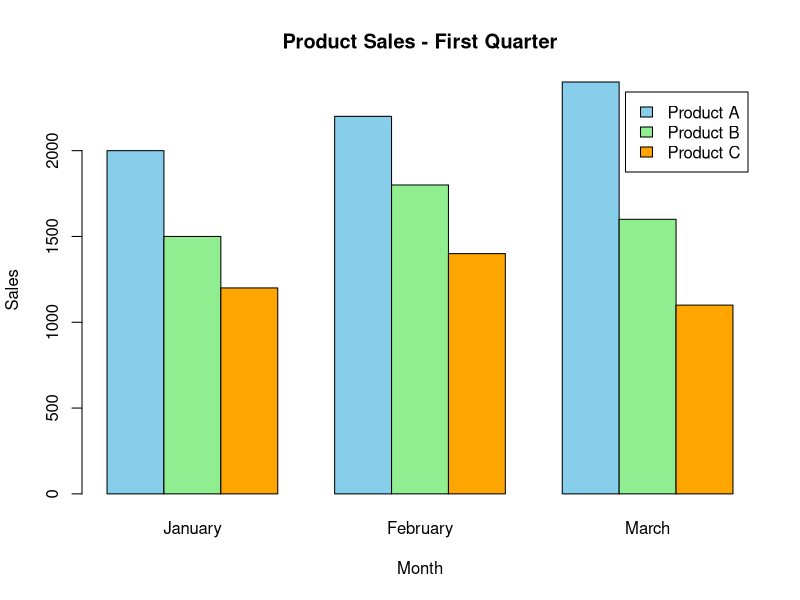

The R script that drew this image:
# Create product sales data
product <- c(
  "Product A",
  "Product B",
  "Product C"
)
sales <- matrix(
  c(
    2000, 2200, 2400,
    1500, 1800, 1600,
    1200, 1400, 1100
  ),
  nrow = 3,
  byrow = TRUE
)
# Add row and column names
rownames(sales) <- product
colnames(sales) <- c(
  "January",
  "February",
  "March"
)
# Create grouped bar chart
barplot(
  sales,
  beside = TRUE,
  names.arg = c(
    "January",
    "February",
    "March"
  ),
  xlab = "Month",
  ylab = "Sales",
  main = "Product Sales - First Quarter",
  col = c(
    "skyblue",
    "lightgreen",
    "orange"
  ),
  legend.text = product
)
